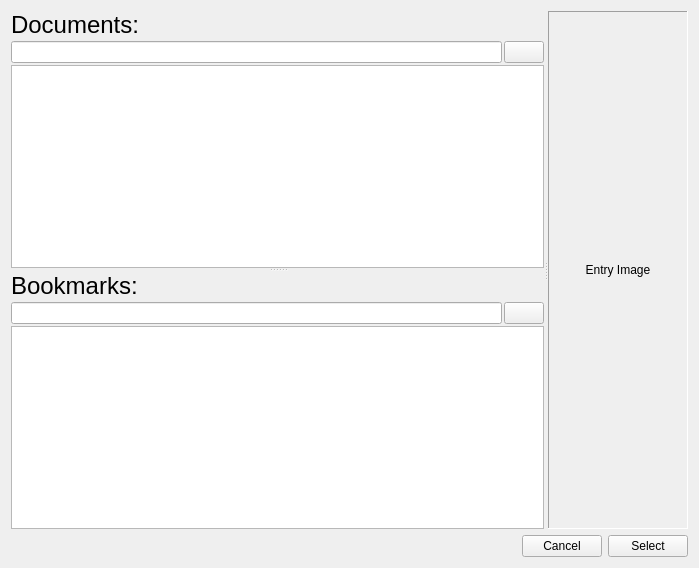
<?xml version="1.0" encoding="UTF-8"?>
<ui version="4.0">
 <class>BookmarkSelector</class>
 <widget class="QDialog" name="BookmarkSelector">
  <property name="geometry">
   <rect>
    <x>0</x>
    <y>0</y>
    <width>699</width>
    <height>568</height>
   </rect>
  </property>
  <property name="windowTitle">
   <string>Bookmark Selection</string>
  </property>
  <layout class="QVBoxLayout" name="verticalLayout_3">
   <item>
    <widget class="QSplitter" name="imageSplitter">
     <property name="orientation">
      <enum>Qt::Horizontal</enum>
     </property>
     <widget class="QSplitter" name="splitter">
      <property name="orientation">
       <enum>Qt::Vertical</enum>
      </property>
      <widget class="QWidget" name="layoutWidget">
       <layout class="QVBoxLayout" name="verticalLayout">
        <property name="spacing">
         <number>2</number>
        </property>
        <item>
         <widget class="QLabel" name="documentsLabel">
          <property name="font">
           <font>
            <family>Arial</family>
            <pointsize>18</pointsize>
            <italic>false</italic>
            <bold>false</bold>
           </font>
          </property>
          <property name="styleSheet">
           <string notr="true">font: 75 18pt &quot;Arial&quot;;</string>
          </property>
          <property name="text">
           <string>Documents:</string>
          </property>
         </widget>
        </item>
        <item>
         <layout class="QHBoxLayout" name="horizontalLayout">
          <property name="spacing">
           <number>2</number>
          </property>
          <item>
           <widget class="QLineEdit" name="documentsFilterEdit"/>
          </item>
          <item>
           <widget class="QPushButton" name="filterDocumentsButton">
            <property name="sizePolicy">
             <sizepolicy hsizetype="Maximum" vsizetype="Fixed">
              <horstretch>0</horstretch>
              <verstretch>0</verstretch>
             </sizepolicy>
            </property>
            <property name="maximumSize">
             <size>
              <width>41</width>
              <height>16777215</height>
             </size>
            </property>
            <property name="text">
             <string/>
            </property>
            <property name="icon">
             <iconset resource="../updf_resources/updf.qrc">
              <normaloff>:/icons/svg/24x24/search.svg</normaloff>:/icons/svg/24x24/search.svg</iconset>
            </property>
            <property name="autoDefault">
             <bool>false</bool>
            </property>
           </widget>
          </item>
         </layout>
        </item>
        <item>
         <widget class="QListView" name="documentsView">
          <property name="editTriggers">
           <set>QAbstractItemView::DoubleClicked</set>
          </property>
          <property name="showDropIndicator" stdset="0">
           <bool>false</bool>
          </property>
         </widget>
        </item>
       </layout>
      </widget>
      <widget class="QWidget" name="layoutWidget">
       <layout class="QVBoxLayout" name="verticalLayout_2">
        <property name="spacing">
         <number>2</number>
        </property>
        <item>
         <widget class="QLabel" name="entriesLabel">
          <property name="font">
           <font>
            <family>Arial</family>
            <pointsize>18</pointsize>
            <italic>false</italic>
            <bold>false</bold>
           </font>
          </property>
          <property name="styleSheet">
           <string notr="true">font: 75 18pt &quot;Arial&quot;;</string>
          </property>
          <property name="text">
           <string>Bookmarks:</string>
          </property>
         </widget>
        </item>
        <item>
         <layout class="QHBoxLayout" name="horizontalLayout_2">
          <property name="spacing">
           <number>2</number>
          </property>
          <item>
           <widget class="QLineEdit" name="entriesFilterEdit"/>
          </item>
          <item>
           <widget class="QPushButton" name="filterEntriesButton">
            <property name="sizePolicy">
             <sizepolicy hsizetype="Maximum" vsizetype="Fixed">
              <horstretch>0</horstretch>
              <verstretch>0</verstretch>
             </sizepolicy>
            </property>
            <property name="maximumSize">
             <size>
              <width>41</width>
              <height>16777215</height>
             </size>
            </property>
            <property name="text">
             <string/>
            </property>
            <property name="icon">
             <iconset resource="../updf_resources/updf.qrc">
              <normaloff>:/icons/svg/24x24/search.svg</normaloff>:/icons/svg/24x24/search.svg</iconset>
            </property>
            <property name="autoDefault">
             <bool>false</bool>
            </property>
           </widget>
          </item>
         </layout>
        </item>
        <item>
         <widget class="QListView" name="entriesView"/>
        </item>
       </layout>
      </widget>
     </widget>
     <widget class="QLabel" name="pageImageLabel">
      <property name="sizePolicy">
       <sizepolicy hsizetype="Expanding" vsizetype="Expanding">
        <horstretch>0</horstretch>
        <verstretch>0</verstretch>
       </sizepolicy>
      </property>
      <property name="minimumSize">
       <size>
        <width>1</width>
        <height>1</height>
       </size>
      </property>
      <property name="frameShape">
       <enum>QFrame::Panel</enum>
      </property>
      <property name="frameShadow">
       <enum>QFrame::Sunken</enum>
      </property>
      <property name="text">
       <string>Entry Image</string>
      </property>
      <property name="scaledContents">
       <bool>false</bool>
      </property>
      <property name="alignment">
       <set>Qt::AlignCenter</set>
      </property>
     </widget>
    </widget>
   </item>
   <item>
    <layout class="QHBoxLayout" name="horizontalLayout_3">
     <item>
      <spacer name="horizontalSpacer">
       <property name="orientation">
        <enum>Qt::Horizontal</enum>
       </property>
       <property name="sizeHint" stdset="0">
        <size>
         <width>40</width>
         <height>20</height>
        </size>
       </property>
      </spacer>
     </item>
     <item>
      <widget class="QPushButton" name="cancelButton">
       <property name="text">
        <string>Cancel</string>
       </property>
       <property name="autoDefault">
        <bool>false</bool>
       </property>
      </widget>
     </item>
     <item>
      <widget class="QPushButton" name="selectButton">
       <property name="text">
        <string>Select</string>
       </property>
       <property name="autoDefault">
        <bool>false</bool>
       </property>
      </widget>
     </item>
    </layout>
   </item>
  </layout>
 </widget>
 <resources>
  <include location="../updf_resources/updf.qrc"/>
 </resources>
 <connections/>
</ui>
